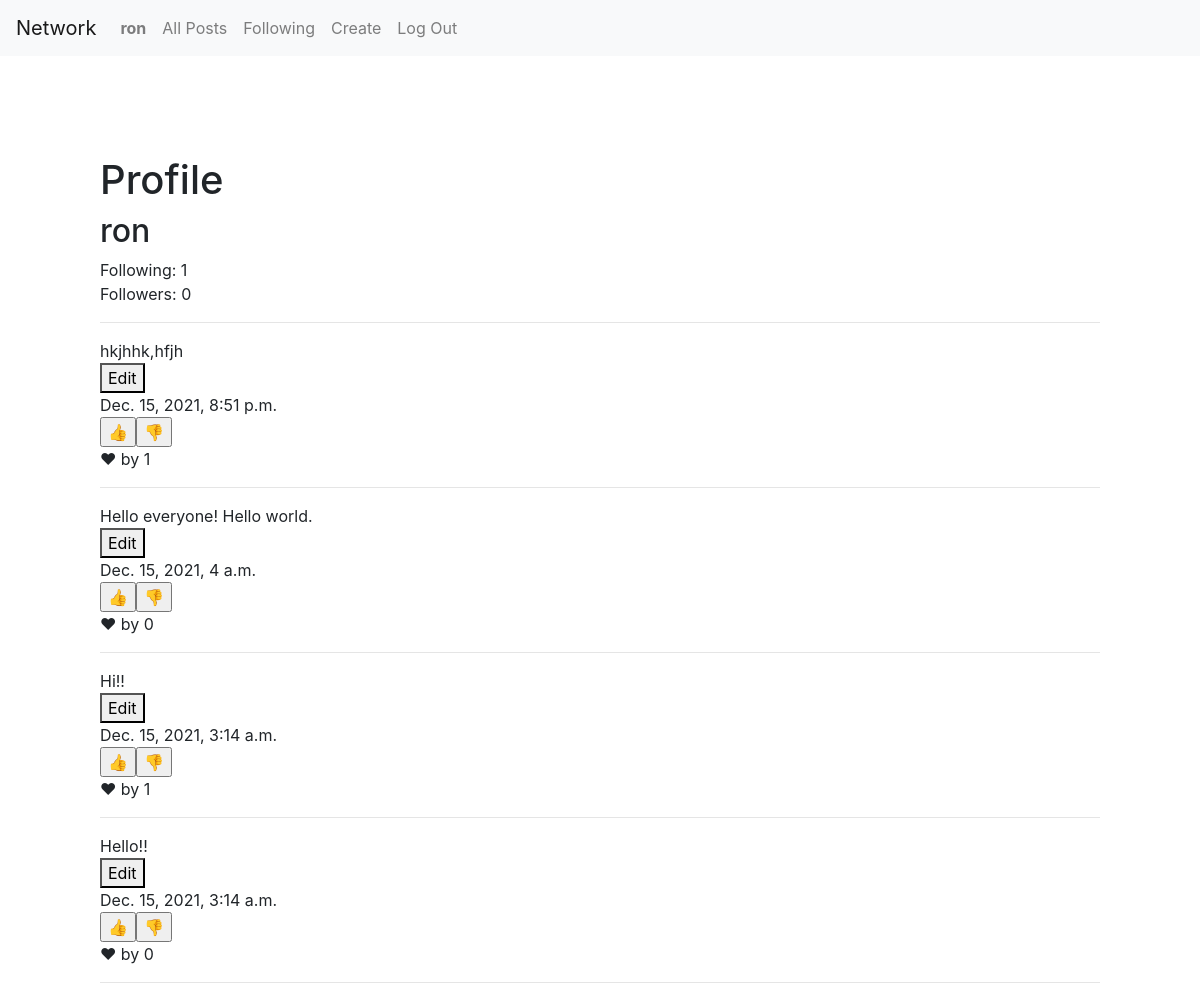
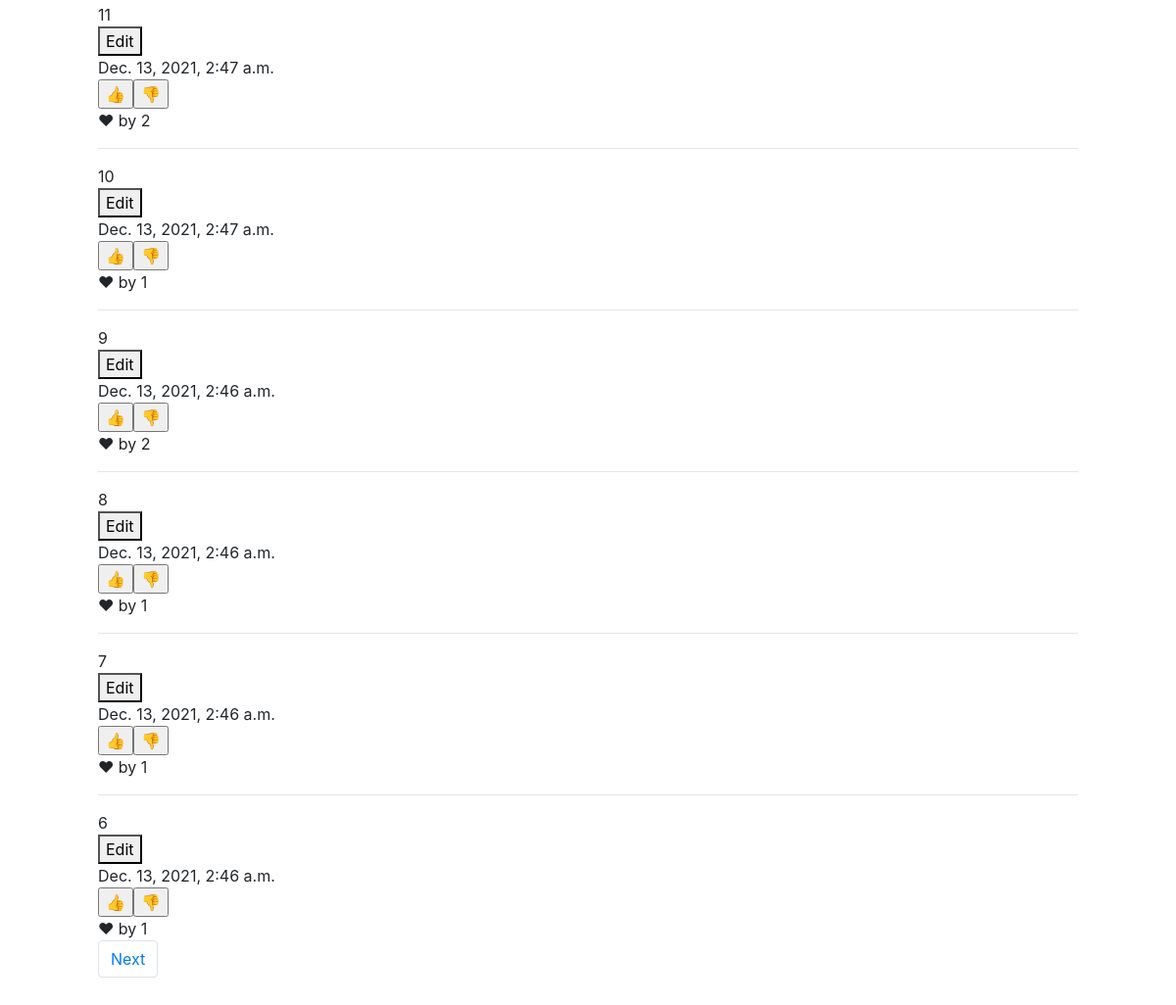
/profile/1 (signed in), run on the app's committed database (2 pictures, top to bottom).
### network/models.py (models this page shows, shortened)
class User(AbstractUser):
    following = models.ManyToManyField('self', blank=True, symmetrical=False, related_name="followers")

class Post(models.Model):
    poster = models.ForeignKey(User, on_delete=models.CASCADE, related_name="posters")
    content = models.CharField(max_length=256)
    liker = models.ManyToManyField(User, blank=True, related_name="liked")
    time = models.DateTimeField(auto_now_add=True)

### network/views.py (the view)
# urls.py: path("profile/<int:userid>", views.profile, name="profile"),
@csrf_exempt
def profile(request, userid):
    if request.method == "POST":
        if request.user == User.objects.get(id = userid) and 'content' in request.POST:
            post = Post.objects.get(id = request.POST['post_id'])
            post.content = request.POST['content']
            post.save()
        elif 'liked_post' in request.POST:
            post = Post.objects.get(id = request.POST['liked_post'])
            post.liker.add(request.user)
            post.save()
        elif 'unliked_post' in request.POST:
            post = Post.objects.get(id = request.POST['unliked_post'])
            post.liker.remove(request.user)
            post.save()
        else:
            if "follow" in request.POST:
                request.user.following.add(User.objects.get(id = userid))
            elif "unfollow" in request.POST:
                request.user.following.remove(User.objects.get(id = userid))
            return HttpResponseRedirect(reverse("profile", args=(userid,)))
    else:
        username = User.objects.get(id = userid)
        posts = Post.objects.filter(poster = username).order_by("time").reverse()
        following = username.following.all().count()
        follower = username.followers.all().count()
        status = request.user.following.filter(id = userid).count()
        pages = Paginator(posts, 10)
        page = request.GET.get('page', 1)
        show = pages.page(page)
        return render(request, "network/profile.html", {
            "username": username, "posts": show, "userid": userid, "login": request.user,
            "following": following, "follower": follower, "status": status
        })

### network/templates/network/profile.html (shortened to what this page needs)
{% extends "network/layout.html" %}
{% block body %}
    <h1>Profile</h1>
    <h2>{{ username }}</h2>
    Following: {{ following }}<br>Followers: {{ follower }}
    {% for post in posts %}
        <hr>
        <div id="display_view1{{ post.id }}">
        {{ post.content }}
        <br>
        </div>
        <div id="display_view2{{ post.id }}">
        {% if user.is_authenticated %}
            {% if login == username %}
                <button id="edit{{ post.id }}">Edit</button>
            {% endif %}
        {% endif %}
        <br>
        </div>
        {{ post.time }}
        <br>
        {% if user.is_authenticated %}
          <div id="like{{ post.id }}" style="float:left;">
            <form action="{% url 'profile' userid %}" method='post' id="liking{{ post.id }}">
              <input type="submit" value="&#128077">
            </form>
          </div>
          <div id="unlike{{ post.id }}">
            <form action="{% url 'profile' userid %}" method='post' id="unliking{{ post.id }}">
              <input type="submit" value="&#128078;">
            </form>
          </div>
        {% endif %}
        <div id="like_count{{ post.id }}">
        </div>
    {% endfor %}
    <nav aria-label="Page navigation">
        <ul class="pagination">
        {% if posts.has_next %}
            <li class="page-item"><a class="page-link" href="?page={{ posts.next_page_number }}">Next</a></li>
        {% endif %}
        </ul>
    </nav>
{% endblock %}

### network/templates/network/layout.html (shortened to what this page needs)
{% load static %}
<!DOCTYPE html>
<html lang="en">
    <head>
        <link rel="stylesheet" href="https://stackpath.bootstrapcdn.com/bootstrap/4.4.1/css/bootstrap.min.css">
        <link href="{% static 'network/styles.css' %}" rel="stylesheet">
    </head>
    <body>
        <nav class="navbar navbar-expand-lg navbar-light bg-light">
            <a class="navbar-brand" href="{% url 'index' %}">Network</a>
            <div>
              <ul class="navbar-nav mr-auto">
                {% if user.is_authenticated %}
                    <li class="nav-item">
                        <a class="nav-link" href="{% url 'profile' user.id %}"><strong>{{ user.username }}</strong></a>
                    </li>
                {% endif %}
                <li class="nav-item">
                  <a class="nav-link" href="{% url 'index' %}">All Posts</a>
                </li>
                {% if user.is_authenticated %}
                    <li class="nav-item">
                        <a class="nav-link" href="{% url 'following' %}">Following</a>
                    </li>
                    <li class="nav-item">
                        <a class="nav-link" href="{% url 'create' %}">Create</a>
                    </li>
                    <li class="nav-item">
                        <a class="nav-link" href="{% url 'logout' %}">Log Out</a>
                    </li>
                {% endif %}
              </ul>
            </div>
          </nav>
        <div class="body" style="text-align:left; margin:100px">
            {% block body %}
            {% endblock %}
        </div>
    </body>
</html>

### data on the page
User: username "ron"
Post: content "hkjhhk,hfjh", time "Dec. 15, 2021, 8:51 p.m."
Post: content "Hello everyone! Hello world.", time "Dec. 15, 2021, 4 a.m."
Post: content "Hi!!", time "Dec. 15, 2021, 3:14 a.m."
Post: content "Hello!!", time "Dec. 15, 2021, 3:14 a.m."
Post: content "11", time "Dec. 13, 2021, 2:47 a.m."
Post: content "10", time "Dec. 13, 2021, 2:47 a.m."
Post: content "9", time "Dec. 13, 2021, 2:46 a.m."
Post: content "8", time "Dec. 13, 2021, 2:46 a.m."
Post: content "7", time "Dec. 13, 2021, 2:46 a.m."
Post: content "6", time "Dec. 13, 2021, 2:46 a.m."

### other printed values
{{ following }} "1"
{{ follower }} "0"
